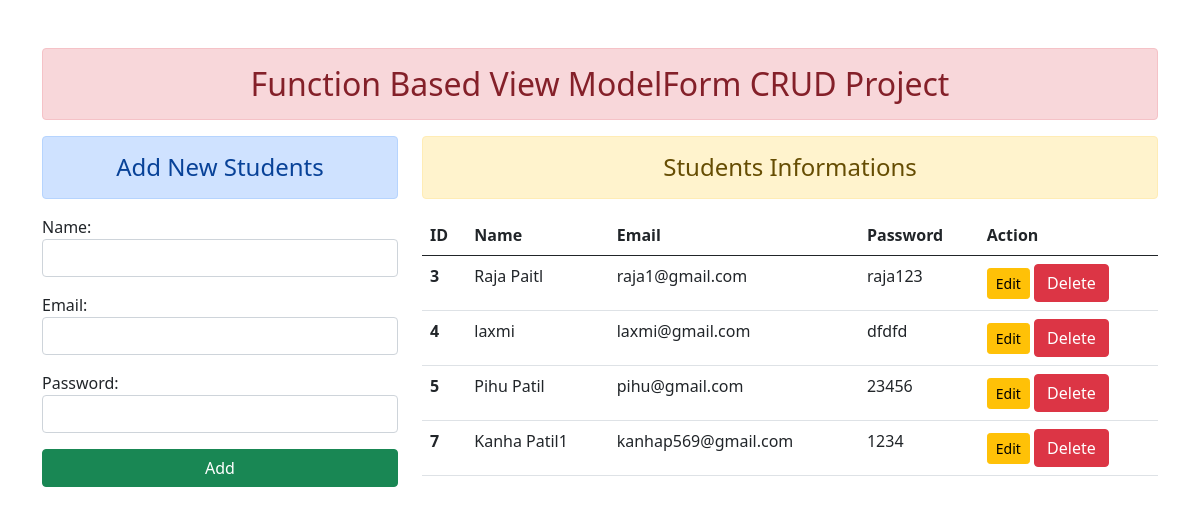
The page / on the database its author committed.
### enroll/models.py (models this page shows)
class User(models.Model):
    name = models.CharField(max_length=50)
    email = models.EmailField(max_length=100)
    password = models.CharField(max_length=100)

### enroll/views.py (the view)
# urls.py: path('', views.add_show, name='addandshow'),
def add_show(request):
    if request.method == 'POST':
        fm = StudentRegistration(request.POST)
        if fm.is_valid():
            fm.save()
            fm = StudentRegistration()
    else:
        fm = StudentRegistration()
    stud = User.objects.all()
    return render(request, 'enroll/addandshow.html', {'form':fm, 'stu':stud})

### enroll/forms.py
class StudentRegistration(forms.ModelForm):
    class Meta:
        model = User
        fields = ['name', 'email', 'password']
        widgets = {
            'name' : forms.TextInput(attrs={'class':'form-control'}),
            'email' : forms.EmailInput(attrs={'class':'form-control'}),
            'password' : forms.PasswordInput(render_value=True, attrs={'class':'form-control'})
        }

### enroll/templates/enroll/addandshow.html
{% extends 'enroll/base.html' %}
{% block content %}
<div class="row">
    <div class="col-sm-4">
        <h4 class="alert alert-primary text-center">Add New Students</h4>
        <form action="" method="POST">{% csrf_token %}
            {{form.as_p}}
            <input type="submit" value="Add" class="btn btn-success" style="width:100%">
        </form>
    </div>
    <div class="col-sm-8">
        <h4 class="alert alert-warning text-center">Students Informations</h4>
        {% if stu %}
        <table class="table table-hover">
            <thead>
              <tr>
                <th scope="col">ID</th>
                <th scope="col">Name</th>
                <th scope="col">Email</th>
                <th scope="col">Password</th>
                <th scope="col">Action</th>
              </tr>
            </thead>
            <tbody>
              {% for st in stu %}
                <tr>
                    <th scope="row">{{st.id}}</th>
                    <td>{{st.name}}</td>
                    <td>{{st.email}}</td>
                    <td>{{st.password}}</td>
                    <td>
                        <a href="{% url 'updatedata' st.id %}" class="btn btn-warning btn-sm">Edit</a>
                        <form action="{% url 'deletedata' st.id %}" method="POST" class="d-inline">{% csrf_token %}
                            <input type="submit" class="btn btn-danger" value="Delete">
                        </form>
                    </td>
                </tr>
              {% endfor %}
            </tbody>
          </table>
        {% else %}
        <h4 class="alert alert-warning">No Records</h4>
        {% endif %}
    </div>
</div>
{% endblock content %}

### enroll/templates/enroll/base.html (shortened to what this page needs)
<!DOCTYPE html>
<html lang="en">
<head>
    <link href="https://cdn.jsdelivr.net/npm/bootstrap@5.0.2/dist/css/bootstrap.min.css" rel="stylesheet">
</head>
<body>
    <div class="container mt-5">
        <h2 class="text-center alert alert-danger">Function Based View ModelForm CRUD Project</h2>
        {% block content %} {% endblock content %}
    </div>
</body>
</html>

### rows shown on the page
User: id "3", name "Raja Paitl", email "raja1@gmail.com", password "raja123"
User: id "4", name "laxmi", email "laxmi@gmail.com", password "dfdfd"
User: id "5", name "Pihu Patil", email "pihu@gmail.com", password "23456"
User: id "7", name "Kanha Patil1", email "kanhap569@gmail.com", password "1234"
